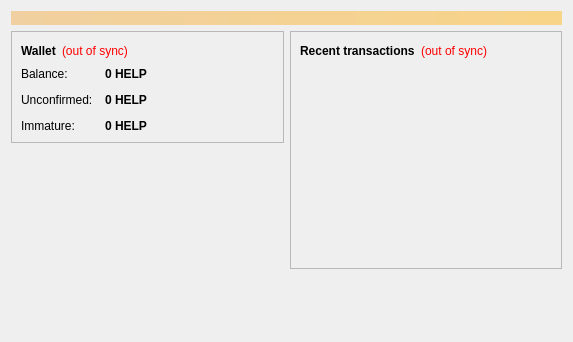
<?xml version="1.0" encoding="UTF-8"?>
<ui version="4.0">
 <class>OverviewPage</class>
 <widget class="QWidget" name="OverviewPage">
  <property name="geometry">
   <rect>
    <x>0</x>
    <y>0</y>
    <width>573</width>
    <height>342</height>
   </rect>
  </property>
  <property name="windowTitle">
   <string>Form</string>
  </property>
  <layout class="QVBoxLayout" name="topLayout">
   <item>
    <widget class="QLabel" name="labelAlerts">
     <property name="visible">
      <bool>false</bool>
     </property>
     <property name="styleSheet">
      <string notr="true">background-color: qlineargradient(x1: 0, y1: 0, x2: 1, y2: 0, stop:0 #F0D0A0, stop:1 #F8D488); color:#000000;</string>
     </property>
     <property name="wordWrap">
      <bool>true</bool>
     </property>
     <property name="margin">
      <number>3</number>
     </property>
    </widget>
   </item>
   <item>
    <layout class="QHBoxLayout" name="horizontalLayout" stretch="1,1">
     <item>
      <layout class="QVBoxLayout" name="verticalLayout_2">
       <item>
        <widget class="QFrame" name="frame">
         <property name="frameShape">
          <enum>QFrame::StyledPanel</enum>
         </property>
         <property name="frameShadow">
          <enum>QFrame::Raised</enum>
         </property>
         <layout class="QVBoxLayout" name="verticalLayout_4">
          <item>
           <layout class="QHBoxLayout" name="horizontalLayout_4">
            <item>
             <widget class="QLabel" name="label_5">
              <property name="font">
               <font>
                <weight>75</weight>
                <bold>true</bold>
               </font>
              </property>
              <property name="text">
               <string>Wallet</string>
              </property>
             </widget>
            </item>
            <item>
             <widget class="QLabel" name="labelWalletStatus">
              <property name="toolTip">
               <string>The displayed information may be out of date. Your wallet automatically synchronizes with the CharityCoinHelps network after a connection is established, but this process has not completed yet.</string>
              </property>
              <property name="styleSheet">
               <string notr="true">QLabel { color: red; }</string>
              </property>
              <property name="text">
               <string notr="true">(out of sync)</string>
              </property>
              <property name="alignment">
               <set>Qt::AlignLeading|Qt::AlignLeft|Qt::AlignVCenter</set>
              </property>
             </widget>
            </item>
            <item>
             <spacer name="horizontalSpacer_2">
              <property name="orientation">
               <enum>Qt::Horizontal</enum>
              </property>
              <property name="sizeHint" stdset="0">
               <size>
                <width>40</width>
                <height>20</height>
               </size>
              </property>
             </spacer>
            </item>
           </layout>
          </item>
          <item>
           <layout class="QFormLayout" name="formLayout_2">
            <property name="fieldGrowthPolicy">
             <enum>QFormLayout::AllNonFixedFieldsGrow</enum>
            </property>
            <property name="horizontalSpacing">
             <number>12</number>
            </property>
            <property name="verticalSpacing">
             <number>12</number>
            </property>
            <item row="0" column="0">
             <widget class="QLabel" name="label">
              <property name="text">
               <string>Balance:</string>
              </property>
             </widget>
            </item>
            <item row="0" column="1">
             <widget class="QLabel" name="labelBalance">
              <property name="font">
               <font>
                <weight>75</weight>
                <bold>true</bold>
               </font>
              </property>
              <property name="cursor">
               <cursorShape>IBeamCursor</cursorShape>
              </property>
              <property name="toolTip">
               <string>Your current balance</string>
              </property>
              <property name="text">
               <string notr="true">0 HELP</string>
              </property>
              <property name="textInteractionFlags">
               <set>Qt::LinksAccessibleByMouse|Qt::TextSelectableByKeyboard|Qt::TextSelectableByMouse</set>
              </property>
             </widget>
            </item>
            <item row="1" column="0">
             <widget class="QLabel" name="label_3">
              <property name="text">
               <string>Unconfirmed:</string>
              </property>
             </widget>
            </item>
            <item row="1" column="1">
             <widget class="QLabel" name="labelUnconfirmed">
              <property name="font">
               <font>
                <weight>75</weight>
                <bold>true</bold>
               </font>
              </property>
              <property name="cursor">
               <cursorShape>IBeamCursor</cursorShape>
              </property>
              <property name="toolTip">
               <string>Total of transactions that have yet to be confirmed, and do not yet count toward the current balance</string>
              </property>
              <property name="text">
               <string notr="true">0 HELP</string>
              </property>
              <property name="textInteractionFlags">
               <set>Qt::LinksAccessibleByMouse|Qt::TextSelectableByKeyboard|Qt::TextSelectableByMouse</set>
              </property>
             </widget>
            </item>
            <item row="2" column="0">
             <widget class="QLabel" name="labelImmatureText">
              <property name="text">
               <string>Immature:</string>
              </property>
             </widget>
            </item>
            <item row="2" column="1">
             <widget class="QLabel" name="labelImmature">
              <property name="font">
               <font>
                <weight>75</weight>
                <bold>true</bold>
               </font>
              </property>
              <property name="toolTip">
               <string>Mined balance that has not yet matured</string>
              </property>
              <property name="text">
               <string notr="true">0 HELP</string>
              </property>
              <property name="textInteractionFlags">
               <set>Qt::LinksAccessibleByMouse|Qt::TextSelectableByKeyboard|Qt::TextSelectableByMouse</set>
              </property>
             </widget>
            </item>
           </layout>
          </item>
         </layout>
        </widget>
       </item>
       <item>
        <spacer name="verticalSpacer">
         <property name="orientation">
          <enum>Qt::Vertical</enum>
         </property>
         <property name="sizeHint" stdset="0">
          <size>
           <width>20</width>
           <height>40</height>
          </size>
         </property>
        </spacer>
       </item>
      </layout>
     </item>
     <item>
      <layout class="QVBoxLayout" name="verticalLayout_3">
       <item>
        <widget class="QFrame" name="frame_2">
         <property name="frameShape">
          <enum>QFrame::StyledPanel</enum>
         </property>
         <property name="frameShadow">
          <enum>QFrame::Raised</enum>
         </property>
         <layout class="QVBoxLayout" name="verticalLayout">
          <item>
           <layout class="QHBoxLayout" name="horizontalLayout_2">
            <item>
             <widget class="QLabel" name="label_4">
              <property name="text">
               <string>&lt;b&gt;Recent transactions&lt;/b&gt;</string>
              </property>
             </widget>
            </item>
            <item>
             <widget class="QLabel" name="labelTransactionsStatus">
              <property name="toolTip">
               <string>The displayed information may be out of date. Your wallet automatically synchronizes with the CharityCoinHelps network after a connection is established, but this process has not completed yet.</string>
              </property>
              <property name="styleSheet">
               <string notr="true">QLabel { color: red; }</string>
              </property>
              <property name="text">
               <string notr="true">(out of sync)</string>
              </property>
              <property name="alignment">
               <set>Qt::AlignRight|Qt::AlignTrailing|Qt::AlignVCenter</set>
              </property>
             </widget>
            </item>
            <item>
             <spacer name="horizontalSpacer">
              <property name="orientation">
               <enum>Qt::Horizontal</enum>
              </property>
              <property name="sizeHint" stdset="0">
               <size>
                <width>40</width>
                <height>20</height>
               </size>
              </property>
             </spacer>
            </item>
           </layout>
          </item>
          <item>
           <widget class="QListView" name="listTransactions">
            <property name="styleSheet">
             <string notr="true">QListView { background: transparent; }</string>
            </property>
            <property name="frameShape">
             <enum>QFrame::NoFrame</enum>
            </property>
            <property name="verticalScrollBarPolicy">
             <enum>Qt::ScrollBarAlwaysOff</enum>
            </property>
            <property name="horizontalScrollBarPolicy">
             <enum>Qt::ScrollBarAlwaysOff</enum>
            </property>
            <property name="selectionMode">
             <enum>QAbstractItemView::NoSelection</enum>
            </property>
           </widget>
          </item>
         </layout>
        </widget>
       </item>
       <item>
        <spacer name="verticalSpacer_2">
         <property name="orientation">
          <enum>Qt::Vertical</enum>
         </property>
         <property name="sizeHint" stdset="0">
          <size>
           <width>20</width>
           <height>40</height>
          </size>
         </property>
        </spacer>
       </item>
      </layout>
     </item>
    </layout>
   </item>
  </layout>
 </widget>
 <resources/>
 <connections/>
</ui>
